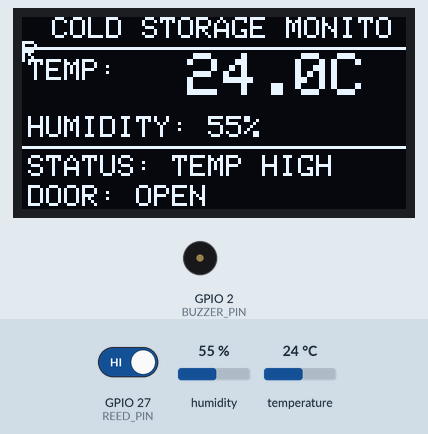
Recording of a sketch running on a simulated ESP32. Parts: 128×64 one-colour display, buzzer (waves = sounding, pin HIGH). The inputs (shaded band) are chosen by the test bench; at power-on: GPIO 27 (REED_PIN) HIGH, temperature 24 °C, humidity 55 %. WiFi joins after 1.5 s; servers stay silent unless stated; uploads are accepted with an empty reply; the local clock reads 2024-03-15 10:24:30 at power-on unless the sketch sets it; what the sketch prints to the serial monitor is not drawn.

Above: at 4.7 s.
4.8 s: GPIO 27 (REED_PIN) driven LOW
At 6.8 s:
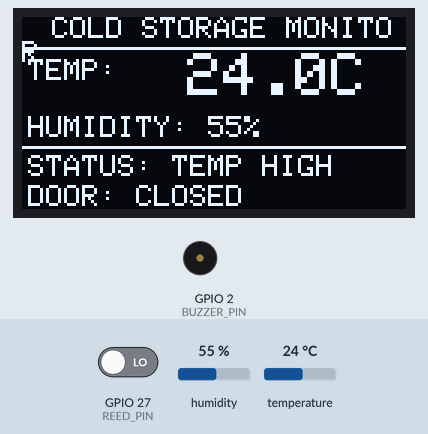
7.5 s: temperature set to 12 °C
At 10.3 s:
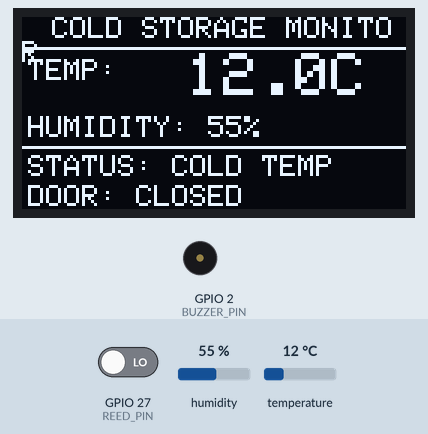
11.0 s: temperature set to 17 °C
At 14.7 s:
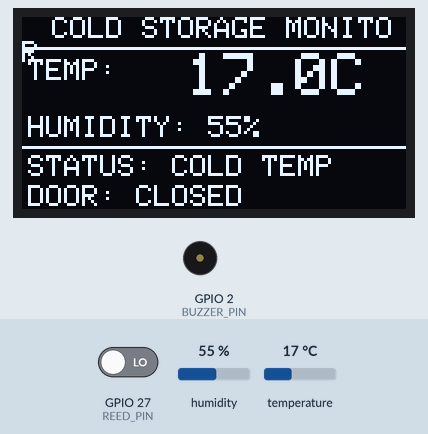
15.2 s: temperature set to 20 °C
At 18.9 s:
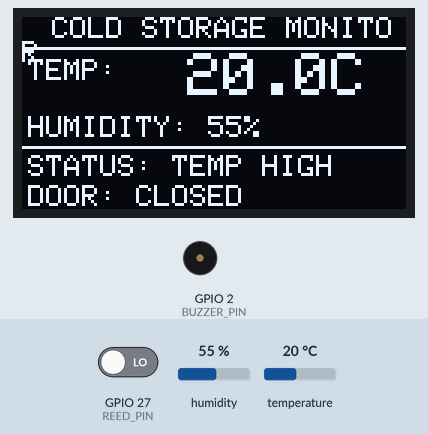
19.2 s: GPIO 27 (REED_PIN) driven HIGH
At 21.62 s:
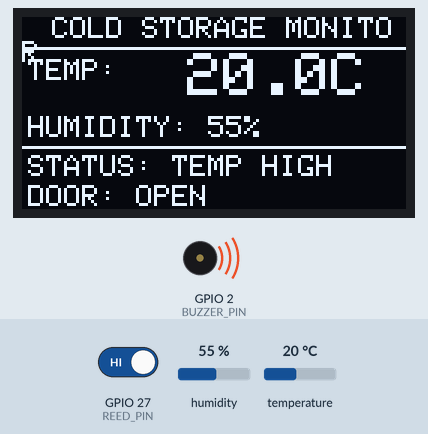
22.9 s: humidity set to 22 %
At 26.3 s:
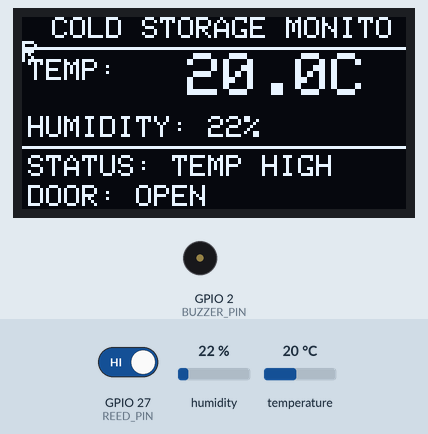
Timing chart, 0 to 30.0 s (numbered marks = the images above; inputs shaded):
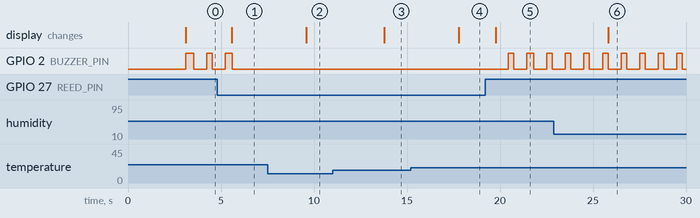

The sketch:

coldstorage.ino
```cpp
#include <WiFi.h>
#include <WiFiClientSecure.h>
#include <HTTPClient.h>
#include <time.h>

#include <Wire.h>
#include <Adafruit_GFX.h>
#include <Adafruit_SH110X.h>
#include <DHT.h>

// ==================================================
// 1. WIFI CONFIGURATION
// ==================================================

const char* WIFI_SSID = "IOT";
const char* WIFI_PASSWORD = "IOT12345";

// ==================================================
// 2. FIREBASE CONFIGURATION
// ==================================================

const char* FIREBASE_URL =
  "https://coldstorage-4f5e4-default-rtdb.firebaseio.com";

const char* DATABASE_PATH = "/coldstorage";

// ==================================================
// 3. PIN CONFIGURATION
// ==================================================

#define DHT_PIN 4
#define DHT_TYPE DHT11

#define REED_PIN 27
#define BUZZER_PIN 2

#define OLED_SDA 21
#define OLED_SCL 22

// ==================================================
// 4. SYSTEM CONFIGURATION
// ==================================================

#define TEMP_THRESHOLD 18.0

#define SCREEN_WIDTH 128
#define SCREEN_HEIGHT 64

const unsigned long SENSOR_INTERVAL = 2000;
const unsigned long LATEST_INTERVAL = 10000;
const unsigned long HISTORY_INTERVAL = 60000;
const unsigned long WIFI_RETRY_INTERVAL = 10000;

// Buzzer timing
const unsigned long BEEP_ON_TIME = 300;
const unsigned long BEEP_OFF_TIME = 700;

// ==================================================
// 5. OBJECTS
// ==================================================

DHT dht(DHT_PIN, DHT_TYPE);

Adafruit_SH1106G display(
  SCREEN_WIDTH,
  SCREEN_HEIGHT,
  &Wire,
  -1
);

// ==================================================
// 6. SENSOR VARIABLES
// ==================================================

float temperature = NAN;
float humidity = NAN;

bool sensorOK = false;
bool doorOpen = false;
bool coldTemperature = false;

// ==================================================
// 7. TIMER VARIABLES
// ==================================================

unsigned long lastSensorRead = 0;
unsigned long lastLatestUpload = 0;
unsigned long lastHistoryUpload = 0;
unsigned long lastWiFiAttempt = 0;

unsigned long lastBuzzerUpdate = 0;

bool buzzerState = false;

// ==================================================
// 8. TIME SYNCHRONIZATION
// ==================================================

bool timeIsValid() {

  time_t now = time(nullptr);

  return now > 1700000000;
}

unsigned long getTimestamp() {

  if (!timeIsValid()) {
    return 0;
  }

  return (unsigned long)time(nullptr);
}

void initializeTime() {

  configTime(
    0,
    0,
    "pool.ntp.org",
    "time.google.com"
  );

  Serial.println("Synchronizing time...");

  unsigned long start = millis();

  while (!timeIsValid() &&
         millis() - start < 10000) {

    delay(250);
  }

  if (timeIsValid()) {
    Serial.println("Time synchronized!");
  } else {
    Serial.println("NTP synchronization pending.");
  }
}

// ==================================================
// 9. WIFI CONNECTION
// ==================================================

void connectWiFi() {

  WiFi.mode(WIFI_STA);

  WiFi.begin(WIFI_SSID, WIFI_PASSWORD);

  Serial.print("Connecting to WiFi");

  unsigned long start = millis();

  while (WiFi.status() != WL_CONNECTED &&
         millis() - start < 15000) {

    delay(500);
    Serial.print(".");
  }

  Serial.println();

  if (WiFi.status() == WL_CONNECTED) {

    Serial.println("WiFi Connected!");

    Serial.print("IP Address: ");
    Serial.println(WiFi.localIP());

    initializeTime();

  } else {

    Serial.println("WiFi connection failed.");
    Serial.println("Will retry automatically.");
  }

  lastWiFiAttempt = millis();
}

void maintainWiFi() {

  if (WiFi.status() != WL_CONNECTED) {

    if (millis() - lastWiFiAttempt >=
        WIFI_RETRY_INTERVAL) {

      lastWiFiAttempt = millis();

      Serial.println("Reconnecting to WiFi...");

      WiFi.reconnect();
    }
  }
}

// ==================================================
// 10. DOOR OPEN BUZZER
// ==================================================

void updateBuzzer() {

  // Buzzer activates ONLY when door is OPEN

  if (doorOpen) {

    unsigned long currentMillis = millis();

    unsigned long interval =
      buzzerState ? BEEP_ON_TIME : BEEP_OFF_TIME;

    if (currentMillis - lastBuzzerUpdate >= interval) {

      lastBuzzerUpdate = currentMillis;

      buzzerState = !buzzerState;

      digitalWrite(
        BUZZER_PIN,
        buzzerState ? HIGH : LOW
      );
    }

  } else {

    // Door closed: immediately stop buzzer

    buzzerState = false;

    digitalWrite(BUZZER_PIN, LOW);

    lastBuzzerUpdate = millis();
  }
}

// ==================================================
// 11. OLED DISPLAY
// ==================================================

void updateOLED() {

  display.clearDisplay();

  display.setTextColor(SH110X_WHITE);

  // HEADER
  display.setTextSize(1);
  display.setCursor(10, 0);
  display.println("COLD STORAGE MONITOR");

  display.drawLine(0, 10, 127, 10, SH110X_WHITE);

  // TEMPERATURE
  display.setCursor(2, 14);
  display.print("TEMP:");

  display.setTextSize(2);
  display.setCursor(55, 12);

  if (sensorOK) {

    display.print(temperature, 1);
    display.print("C");

  } else {

    display.print("--");
  }

  display.setTextSize(1);

  // HUMIDITY
  display.setCursor(2, 33);
  display.print("HUMIDITY: ");

  if (sensorOK) {

    display.print(humidity, 0);
    display.print("%");

  } else {

    display.print("--");
  }

  display.drawLine(0, 43, 127, 43, SH110X_WHITE);

  // TEMPERATURE STATUS
  display.setCursor(2, 46);

  if (!sensorOK) {

    display.print("STATUS: SENSOR ERROR");

  } else if (coldTemperature) {

    display.print("STATUS: COLD TEMP");

  } else {

    display.print("STATUS: TEMP HIGH");
  }

  // DOOR STATUS
  display.setCursor(2, 56);
  display.print("DOOR: ");
  display.print(doorOpen ? "OPEN" : "CLOSED");

  display.display();
}

// ==================================================
// 12. SENSOR READING
// ==================================================

void readSensors() {

  float newTemperature = dht.readTemperature();
  float newHumidity = dht.readHumidity();

  if (isnan(newTemperature) ||
      isnan(newHumidity) ||
      newTemperature < 0 ||
      newTemperature > 50 ||
      newHumidity < 0 ||
      newHumidity > 100) {

    sensorOK = false;

    Serial.println("DHT11 SENSOR ERROR");

  } else {

    temperature = newTemperature;
    humidity = newHumidity;

    sensorOK = true;

    coldTemperature =
      (temperature <= TEMP_THRESHOLD);
  }

  // NO reed switch with INPUT_PULLUP
  // LOW  = Door CLOSED
  // HIGH = Door OPEN

  doorOpen = (digitalRead(REED_PIN) == HIGH);

  updateOLED();
}

// ==================================================
// 13. SERIAL MONITOR
// ==================================================

void printSerialData() {

  Serial.println();
  Serial.println("================================");
  Serial.println("       COLD STORAGE MONITOR");
  Serial.println("================================");

  if (sensorOK) {

    Serial.print("Temperature : ");
    Serial.print(temperature, 1);
    Serial.println(" C");

    Serial.print("Humidity    : ");
    Serial.print(humidity, 0);
    Serial.println(" %");

    Serial.print("Threshold   : ");
    Serial.print(TEMP_THRESHOLD, 1);
    Serial.println(" C");

    Serial.print("Temp Status : ");

    Serial.println(
      coldTemperature ? "COLD TEMP" : "TEMP HIGH"
    );

  } else {

    Serial.println("Temperature : SENSOR ERROR");
    Serial.println("Humidity    : SENSOR ERROR");
    Serial.println("Temp Status : UNAVAILABLE");
  }

  Serial.print("Door Status : ");
  Serial.println(doorOpen ? "OPEN" : "CLOSED");

  Serial.print("Buzzer      : ");
  Serial.println(doorOpen ? "ACTIVE" : "OFF");

  Serial.print("WiFi Status : ");

  Serial.println(
    WiFi.status() == WL_CONNECTED ?
    "CONNECTED" : "DISCONNECTED"
  );

  Serial.println("================================");
}

// ==================================================
// 14. GENERATE FIREBASE JSON
// ==================================================

String createJSON() {

  unsigned long timestamp = getTimestamp();

  String alarm;

  if (!sensorOK) {

    alarm = "SENSOR_FAULT";

  } else if (temperature > TEMP_THRESHOLD) {

    alarm = "TEMP_HIGH";

  } else if (doorOpen) {

    alarm = "DOOR_OPEN";

  } else {

    alarm = "OK";
  }

  String json = "{";

  json += "\"ts\":" + String(timestamp) + ",";

  json += "\"temp\":";

  if (sensorOK) {
    json += String(temperature, 1);
  } else {
    json += "null";
  }

  json += ",\"hum\":";

  if (sensorOK) {
    json += String(humidity, 0);
  } else {
    json += "null";
  }

  json += ",\"door\":";
  json += String(doorOpen ? 1 : 0);

  // Placeholder: power monitoring not installed.

  json += ",\"mains\":1";

  // Battery monitoring not installed.

  json += ",\"batt\":null";

  json += ",\"alarm\":\"";
  json += alarm;
  json += "\"";

  json += "}";

  return json;
}

// ==================================================
// 15. FIREBASE HTTPS UPLOAD
// ==================================================

bool firebaseRequest(
  const String& url,
  const String& payload,
  bool isHistory
) {

  if (WiFi.status() != WL_CONNECTED) {

    Serial.println("Firebase skipped: WiFi offline");

    return false;
  }

  WiFiClientSecure client;

  // Prototype only: certificate verification disabled.
  // Replace with certificate validation before production.

  client.setInsecure();

  HTTPClient https;

  https.setTimeout(10000);

  if (!https.begin(client, url)) {

    Serial.println("HTTPS initialization failed!");

    return false;
  }

  https.addHeader(
    "Content-Type",
    "application/json"
  );

  int httpCode;

  if (isHistory) {

    httpCode = https.POST(payload);

  } else {

    httpCode = https.PUT(payload);
  }

  String response = https.getString();

  if (httpCode >= 200 && httpCode < 300) {

    Serial.print("Firebase upload successful: ");
    Serial.println(httpCode);

    if (isHistory) {

      Serial.print("History ID: ");
      Serial.println(response);
    }

    https.end();

    return true;

  } else {

    Serial.print("Firebase upload failed: ");
    Serial.println(httpCode);

    Serial.println(response);

    https.end();

    return false;
  }
}

// ==================================================
// 16. UPLOAD LATEST READING
// ==================================================

void uploadLatest() {

  if (!timeIsValid()) {

    Serial.println("Waiting for valid timestamp.");

    return;
  }

  String url =
    String(FIREBASE_URL) +
    DATABASE_PATH +
    "/latest.json";

  String payload = createJSON();

  Serial.println("Uploading latest reading...");

  firebaseRequest(
    url,
    payload,
    false
  );
}

// ==================================================
// 17. UPLOAD HISTORY
// ==================================================

void uploadHistory() {

  if (!timeIsValid()) {

    Serial.println("History skipped: time unavailable.");

    return;
  }

  String url =
    String(FIREBASE_URL) +
    DATABASE_PATH +
    "/history.json";

  String payload = createJSON();

  Serial.println("Uploading history reading...");

  firebaseRequest(
    url,
    payload,
    true
  );
}

// ==================================================
// 18. SETUP
// ==================================================

void setup() {

  Serial.begin(115200);

  // REED SWITCH
  pinMode(REED_PIN, INPUT_PULLUP);

  // BUZZER
  pinMode(BUZZER_PIN, OUTPUT);
  digitalWrite(BUZZER_PIN, LOW);

  // DHT11
  dht.begin();

  // OLED I2C
  Wire.begin(OLED_SDA, OLED_SCL);

  if (!display.begin(0x3C, true)) {

    Serial.println("SH1106 OLED initialization failed!");

    while (true) {
      delay(1000);
    }
  }

  // STARTUP DISPLAY
  display.clearDisplay();

  display.setTextColor(SH110X_WHITE);
  display.setTextSize(1);

  display.setCursor(15, 15);
  display.println("COLD STORAGE");

  display.setCursor(20, 30);
  display.println("MONITORING");

  display.setCursor(20, 48);
  display.println("SYSTEM STARTING");

  display.display();

  delay(1500);

  Serial.println();
  Serial.println("COLD STORAGE MONITOR");
  Serial.println("System Initialized");

  Serial.println("Firebase REST API Enabled");
  Serial.println("Door Open Buzzer Enabled");

  Serial.print("Temperature Threshold: ");
  Serial.print(TEMP_THRESHOLD);
  Serial.println(" C");

  // CONNECT WIFI
  connectWiFi();

  // INITIAL SENSOR READING
  readSensors();

  // INITIAL BUZZER CHECK
  updateBuzzer();

  printSerialData();

  // INITIAL FIREBASE UPLOAD
  if (WiFi.status() == WL_CONNECTED &&
      timeIsValid()) {

    uploadLatest();
    uploadHistory();
  }

  lastSensorRead = millis();
  lastLatestUpload = millis();
  lastHistoryUpload = millis();
}

// ==================================================
// 19. MAIN LOOP
// ==================================================

void loop() {

  // WIFI RECONNECTION
  maintainWiFi();

  // BUZZER CONTROL
  // Runs independently of sensor reading interval.

  updateBuzzer();

  // SENSOR READING EVERY 2 SECONDS

  if (millis() - lastSensorRead >= SENSOR_INTERVAL) {

    lastSensorRead = millis();

    readSensors();

    printSerialData();
  }

  // LATEST DATA EVERY 10 SECONDS

  if (millis() - lastLatestUpload >= LATEST_INTERVAL) {

    lastLatestUpload = millis();

    uploadLatest();
  }

  // HISTORY EVERY 60 SECONDS

  if (millis() - lastHistoryUpload >= HISTORY_INTERVAL) {

    lastHistoryUpload = millis();

    uploadHistory();
  }

}
```

Measured:
- the behaviour switches between 18 and 19 °C on temperature (found by bisection; images 3 and 4)
- after the input at 4.8 s, GPIO 2 (BUZZER_PIN): goes on until 5.6 s, then stays LOW; the display: changes after 0.79 s (image 1)
- after the input at 7.5 s, the display: changes after 2.1 s (image 2)
- after the input at 11.0 s, the display: changes after 2.8 s (image 3)
- after the input at 15.2 s, the display: changes after 2.6 s (image 4)
- after the input at 19.2 s, GPIO 2 (BUZZER_PIN): alternates HIGH for 0.30 s and LOW for 0.70 s, starting after 1.2 s; the display: changes after 0.57 s (image 5)
- after the input at 22.9 s, the display: changes after 2.9 s (image 6)
